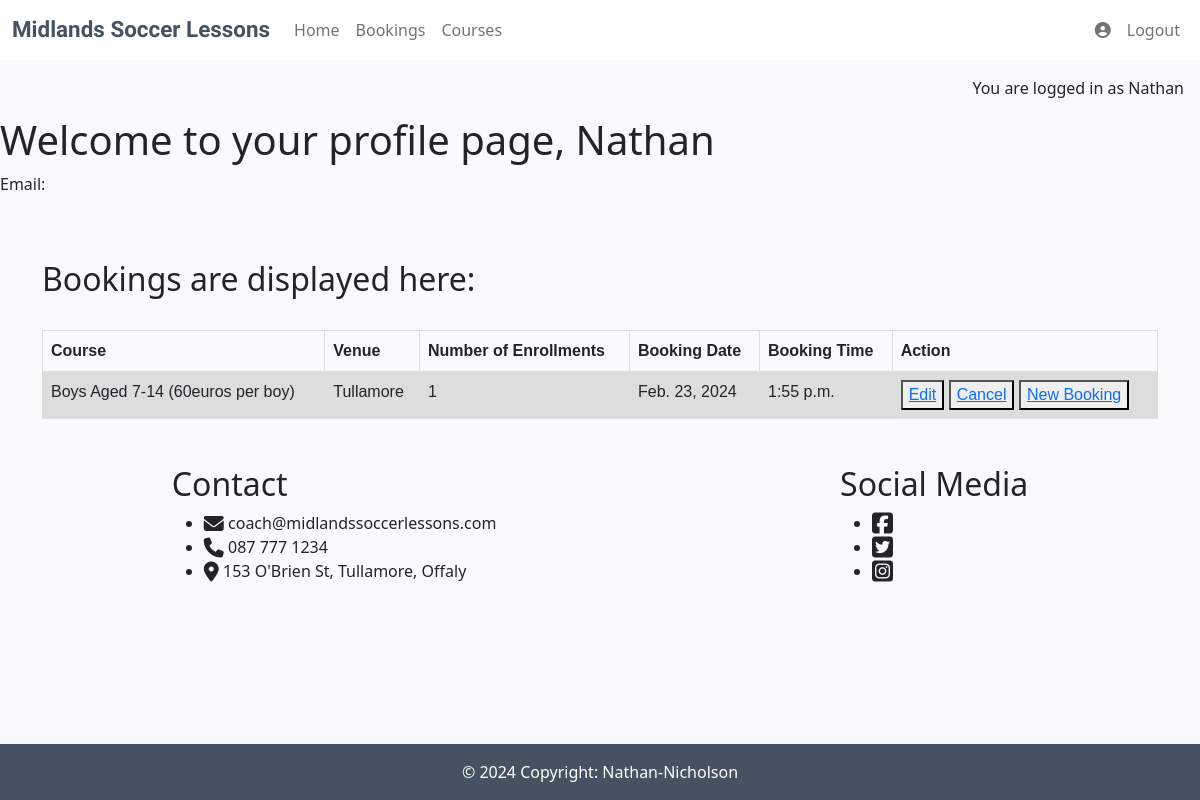
/profile/ (signed in), run on an earlier commit of the app's database.
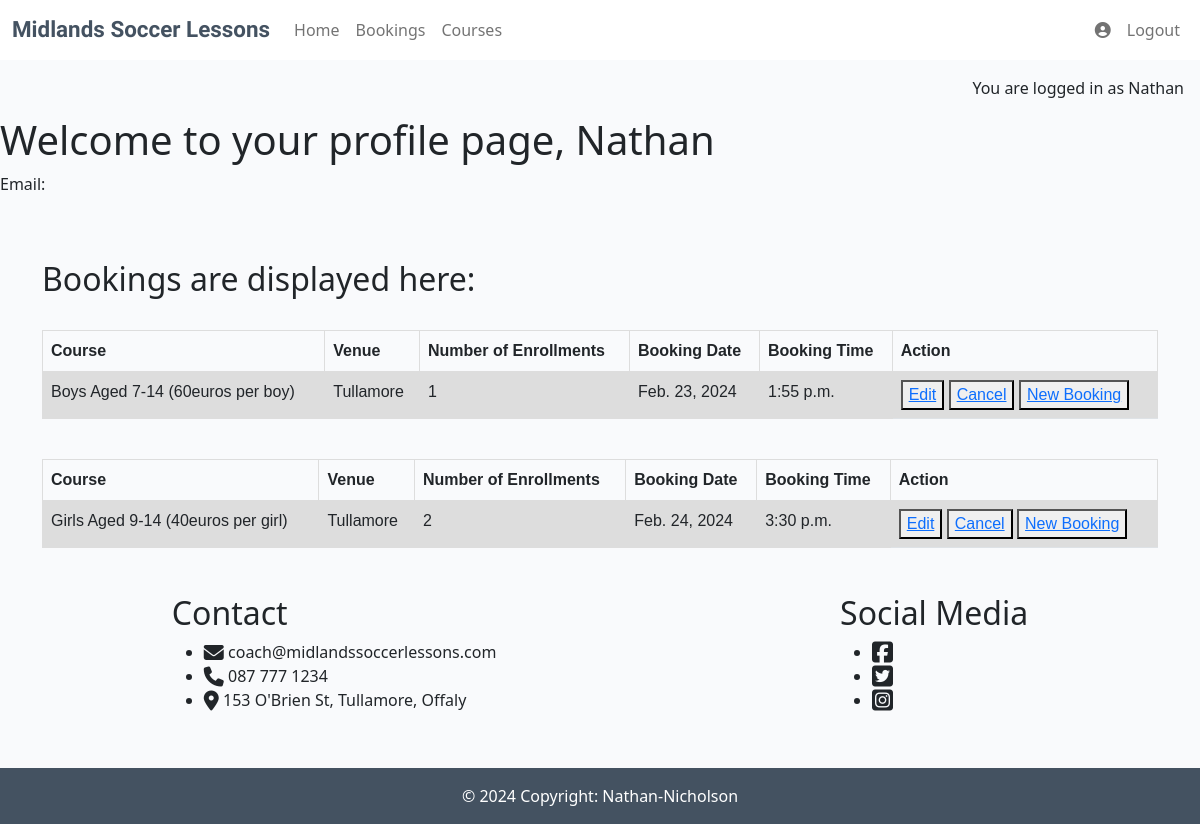
And on a later commit of the database.
### soccer/models.py (models this page shows, shortened)
class Booking(models.Model):
    course_choice = [ # list created to offer different choices to the user #
        ('Boys Aged 7-14 (60euros per boy)', "COURSE1 - Boys Aged 7-14 (60euros per boy)"),
        ('Boys Aged 14-21 (80euros per boy)', "COURSE2 - Boys Aged 14-21 (80euros per boy)"),
        ('Girls Aged 9-14 (40euros per girl)', "COURSE3 - Girls Aged 9-14 (40euros per girl)"),
    ]
    venue_choice = [
        ('Portloaise', "VENUE1 - Portloaise"),
        ('Tullamore', "VENUE2 - Tullamore"),
        ('Mullingar', "VENUE3 - Mullingar"),
    ]
    user = models.ForeignKey(
        User, on_delete=models.CASCADE,
        related_name="soccer"
    )
    first_name = models.CharField(max_length=20)
    last_name = models.CharField(max_length=20)
    course_selection = models.CharField(max_length=100, choices=course_choice) # list called upon #
    venue_selection = models.CharField(max_length=100, choices=venue_choice)
    email = models.EmailField()
    contact_phone = models.CharField(max_length=15, null=False, blank=False)
    booking_date = models.DateField(null=False, blank=False)
    booking_time = models.TimeField(null=False, blank=False, max_length=5)
    number_of_attendees = models.IntegerField(default=1, blank=False)

### soccer/views.py (the view)
# urls.py: path('profile/', views.profile, name='profile'),
def profile(request):
    context = {}
    form = BookingForm()
    bookings = Booking.objects.all()
    if 'save' in request.POST:
        form = BookingForm(request.POST)
    if form.is_valid():
        form.save()
    elif 'delete' in request.POST:
        pk = request.POST.get('delete')
        booking = Booking.objects.get(id = pk)
        booking.delete()
    elif 'edit' in request.POST:
        pk = request.POST.get('edit')
        booking = Booking.objects.get(id = pk)
        form = BookingForm(instance = booking)
    context['form'] = form
    return render(request, "soccer/profile.html", {'bookings': bookings})

### soccer/templates/soccer/profile.html
{% extends "base.html" %}
{% load static %}
{% url 'profile' as profile_url %}
{% block content %}
<h1>Welcome to your profile page, {{ user.username }}</h1>
<div>
  <p>Email: {{ user.email }}</p>
</div>
<br>
<br>
<div class="container">
    <div><h2>Bookings are displayed here:</h2>
        <div class="bookings">
          {% for booking in bookings %}
          {% if user == booking.user %}
        <table class="table">
          <tr class="tr">
            <th class="th">Course</th><br>
            <th class="th">Venue</th>
            <th class="th">Number of Enrollments</th>
            <th class="th">Booking Date</th>
            <th class="th">Booking Time</th>
            <th class="th">Action</th>
          </tr>
          <tr class="tr">
            <div class="booking">
              <td class="td">{{ booking.course_selection }}</td>
              <td class="td">{{ booking.venue_selection }}</td>
            </div>
            <td class="td">{{ booking.number_of_attendees }}</td>
            <td class="td">{{ booking.booking_date }}</td>
            <td class="td">{{ booking.booking_time }}</td>
            <td><button formnovalidate name="edit" value="{{ booking.id }}"><a  href="{% url 'edit_booking' booking.id %}">Edit</a></button>
              <button formnovalidate name="delete" value="{{  booking.id }}" type="submit" onclick="return confirm('Are you sure you want to CANCEL your booking?');"><a href="{% url 'delete_booking' booking.id %}">Cancel</a></button>
              <button id="myBtn" name="save" value="{{  booking.id }}"><a href="{% url 'bookings' %}">New Booking</a></button></td>
          </tr>
        </table>
        {% endif %}
        {% endfor %}
      </div>
    </div>
  </div>
{% endblock %}

### templates/base.html (shortened to what this page needs)
{% load static %}
{% url 'account_login' as login_url %}
{% url 'account_signup' as signup_url %}
{% url 'account_logout' as logout_url %}
<!DOCTYPE html>
<html class="h-100" lang="en">
<head>
    <link rel="stylesheet" href="{% static 'css/style.css' %}">
    <link href="https://cdn.jsdelivr.net/npm/bootstrap@5.0.1/dist/css/bootstrap.min.css" rel="stylesheet"
>
</head>
<body class="d-flex flex-column h-100 main-bg">
    <nav class="navbar navbar-expand-lg navbar-light bg-white">
        <div class="container-fluid">
            <a class="navbar-brand" href="{% url 'home' %}"><div class="logo-bg"><span class="logo">Midlands <span class="logo">Soccer </span><span
                        class="logo">Lessons</span></span></div></a>
            <div class="collapse navbar-collapse" id="navbarText" style="justify-content: space-between;">
                <ul class="navbar-nav nav-main-links">
                    <li class="nav-item">
                        <a class="nav-link {% if request.path == home_url %}active{% endif %}" aria-current="page"
                            href="{% url 'home' %}">Home</a>
                    </li>
                    <li class="nav-item">
                        <a class="nav-link {% if request.path == home_url %}active{% endif %}" aria-current="page"
                            href="{% url 'bookings' %}">Bookings</a>
                    </li>
                    <li class="nav-item">
                        <a class="nav-link {% if request.path == home_url %}active{% endif %}" aria-current="page"
                            href="{% url 'courses' %}">Courses</a>
                    </li>
                </ul>
                <ul class="navbar-nav">
                    {% if user.is_authenticated %}
                    <li class="nav-item">
                        <a class="nav-link" href="{% url 'profile' %}"><i class="fa-solid fa-circle-user"></i></a>
                    </li>
                    <li class="nav-item">
                        <a class="nav-link {% if request.path == logout_url %}active{% endif %}" aria-current="page"
                        href="{% url 'account_logout' %}">Logout</a>
                    </li>
                    {% endif %}
                </ul>
            </div>
        </div>
    </nav>
    <main class="flex-shrink-0 main-bg">
        {% if user.is_authenticated %}
        <p class="text-end m-3">You are logged in as {{ user.username }}</p>
        {% else %}
        <p class="text-end m-3">You are not logged in</p>
        {% endif %}
    </main>
    {% block content %}
    {% endblock content %}
<div class="end">
    <div class="contact-title">
        <h2>Contact</h2>
        <ul>
            <li><i class="fa-solid fa-envelope fa-lg"></i> coach@midlandssoccerlessons.com</li>
            <li><i class="fa-solid fa-phone fa-lg"></i> 087 777 1234</li>
            <li><i class="fa-solid fa-location-dot fa-lg"></i>   153 O'Brien St, Tullamore, Offaly</li>
        </ul>
        </div>
    <div class="social-media">
        <h2>Social Media</h2>
        <ul>
            <li><a href="https://www.facebook.com/" target="_blank"><i class="fa-brands fa-square-facebook fa-xl" aria-hidden="true" style="color:#212529;"></i></a></li>
            <li><a href="https://twitter.com/" target="_blank"><i class="fa-brands fa-square-twitter fa-xl" aria-hidden="true" style="color:#212529;"></i></a></li>
            <li><a href="https://www.instagram.com/" target="_blank"><i class="fa-brands fa-square-instagram fa-xl" aria-hidden="true" style="color:#212529;"></i></a></li>
        </ul>
    </div>
</div>
    <footer class="footer mt-auto py-3 dark-bg">
        <p class="m-0 text-center text-white">&copy; 2024 Copyright: Nathan-Nicholson</p>
    </footer>
</body>
</html>

### static/css/style.css (style rules this page uses)
body { background-color: #F9FAFC; }
.logo { font-family: 'Rubik Burned', sans-serif; font-size: 1.4rem; font-weight: 700; color: #445261; }
.dark-bg { background-color: #445261; }
.main-bg { background-color: #F9FAFC; }
.end { display: flex; justify-content: space-around; box-sizing: border-box; padding-top: 30px; padding-bottom: 40px; }
body, html { height: 100%; }
.table { font-family: arial, sans-serif; border-collapse: collapse; width: 100%; }
.td, .th { border: 1px solid #dddddd; text-align: left; padding: 8px; }
.tr:nth-child(even) { background-color: #dddddd; }

What changed in the data, as far as the page shows it:
added Booking: course_selection "Girls Aged 9-14 (40euros per girl)", venue_selection "Tullamore", number_of_attendees "2", booking_date "Feb. 24, 2024", booking_time "3:30 p.m.", {{ booking.id }} 15 (drawn)
